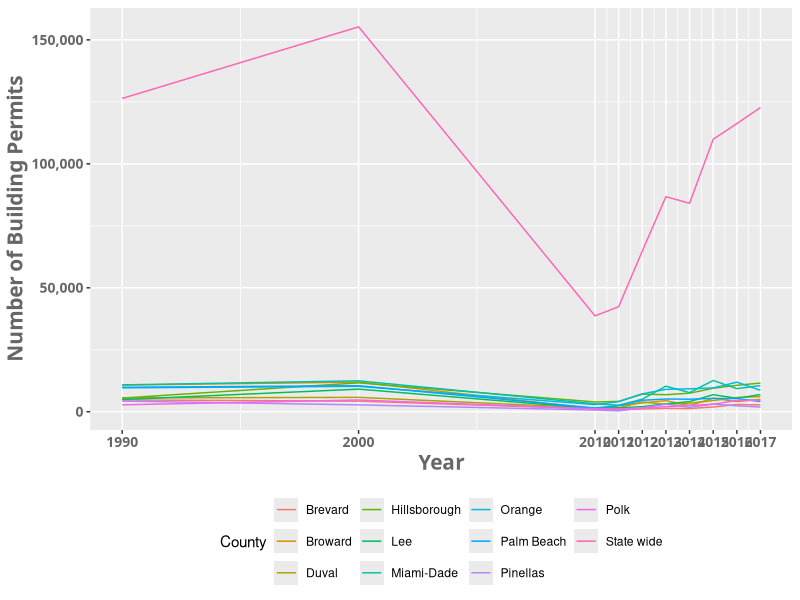

Here is the R script that generated this plot:
##############################################
######## Peak Florida growth analysis ########
##############################################

library(dplyr)
library(ggplot2)

# load housing permit data
permits = read.csv("HousingTrends_Florida_top10.csv", header = TRUE)
dim(permits)
permits$Year = as.numeric(permits$Year)
permits$Permits = as.numeric(permits$Permits)

# map housing permit data for top 10 most populous counties
quartz(width = 10, height = 10)
ggplot(aes(x = Year, y = Permits, colour = County), data = permits) +
  geom_line() + 
  xlab("Year") + ylab("Number of Building Permits") +
  theme(axis.title = element_text(family = "Trebuchet MS", color="#666666", face="bold", size=15)) +
  theme(axis.text = element_text(family = "Trebuchet MS", color="#666666", face="bold", size=10)) +
  scale_x_continuous(breaks=c(1990, 2000, 2010, 2011, 2012, 2013, 2014, 2015, 2016, 2017)) +
  scale_y_continuous(labels = function(x) paste0(scales::comma(x))) +
  theme(legend.position = "bottom")
